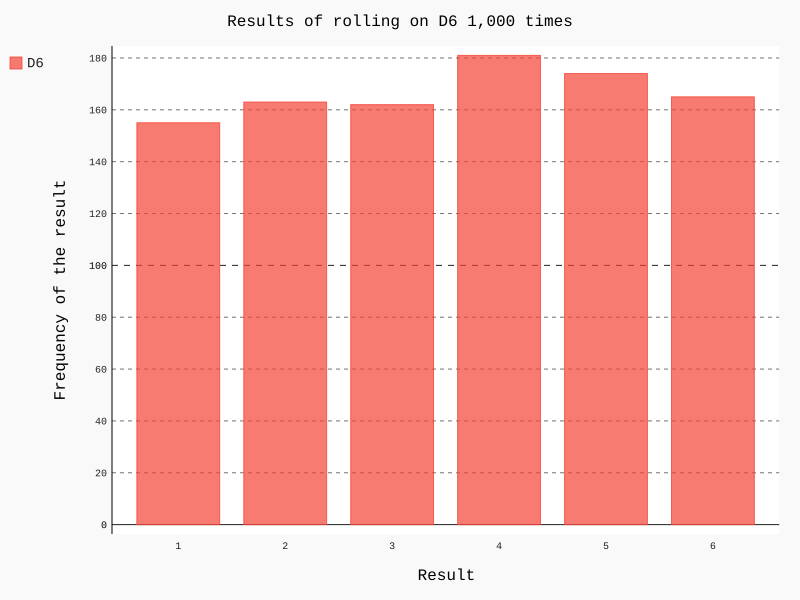

Reproduce this figure in Python.
# -*- coding: utf-8 -*-
"""
Created on Mon Mar  2 15:06:47 2020

@author: jwitherspoon
"""
from die import Die
import pygal

#create a D6
die = Die()

#make some rolls and store rolls in list
results = []
for roll_num in range(1000):
    result = die.roll()
    results.append(result)

#analyze the results
frequencies = []
for value in range(1,die.num_sides+1):
    frequency = results.count(value)
    frequencies.append(frequency)
    
#visualize the results
hist = pygal.Bar()

hist.title = "Results of rolling on D6 1,000 times"
hist.x_labels = ['1','2','3','4','5','6']
hist.x_title = "Result"
hist.y_title = "Frequency of the result"

hist.add('D6',frequencies)
hist.render_to_file('die_visual.svg')
    
    
